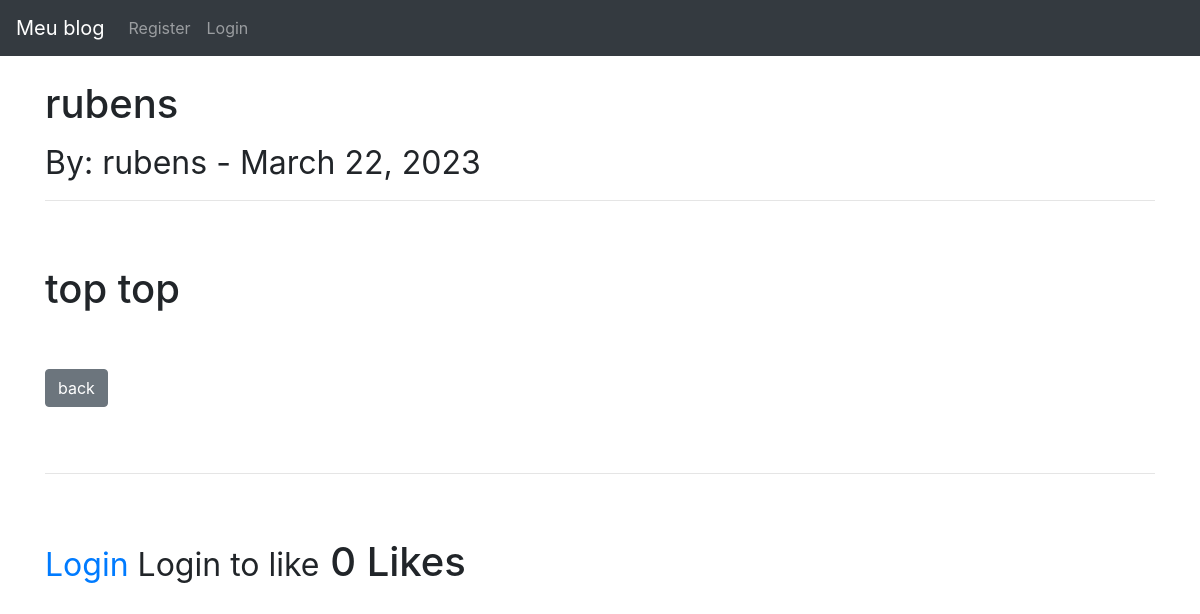
Page /detalhes/1 on the committed database.
### postagem/models.py (models this page shows, shortened)
class Post(models.Model):
    title = models.CharField(max_length=255)
    title_tag = models.CharField(max_length=255)
    author = models.ForeignKey(User, on_delete=models.CASCADE)
    body = models.TextField()
    post_date = models.DateField(auto_now_add=True)
    category = models.CharField(max_length=255, default='coding')
    likes = models.ManyToManyField(User, related_name='blog_posts')
    def total_likes(self):
        return self.likes.count()

### postagem/views.py (the view)
# urls.py: path('detalhes/<int:pk>', DetalhesView.as_view(), name="detalhes"),
class DetalhesView(DetailView):
    model = Post
    template_name = 'detalhes.html'
    def get_context_data(self, *args, **kwargs):
        cat_menu = Category.objects.all()
        context = super(DetalhesView, self).get_context_data(*args, **kwargs)
        stuff = get_object_or_404(Post, id=self.kwargs['pk'])
        total_likes = stuff.total_likes()
        liked = False
        if stuff.likes.filter(id=self.request.user.id).exists():
            liked = True
        context["cat_menu"] = cat_menu
        context["total_likes"] = total_likes
        context["liked"] = liked
        return context

### postagem/templates/detalhes.html (shortened to what this page needs)
{% extends 'base.html' %}
{% block content %}
    <h1>{{ post.title}}<h1/>
    <small>By:
        {{ post.author}}
        {{ post.author.first_name}} -
        {{ post.post_date }}
    </small>
    <hr>
    <br/>
    {{ post.body|safe }}
    <br/><br/>
        <a href="{% url 'home' %}" class="btn btn-secondary"> back</a>
    <br/><br/>
    <hr>
    <br/>
    <form action="{% url 'like_post' post.pk %}" method="POST">
    {% if user.is_authenticated %}
        {% if liked %}
            <button type="submit", name="post_id", value="{{ post.id }}", class="btn btn-danger btn-sm">Unlike</button>
        {% else %}
            <button type="submit", name="post_id", value="{{ post.id }}", class="btn btn-primary btn-sm">Like</button> -
        {% endif %}
    {% else %}
        <small><a href="{% url 'login' %}">Login</a> Login to like</small>
    {% endif %}
        {{ total_likes }} Likes
    </form>
{% endblock %}

### rows in the picture
Post: title "rubens", author "rubens", post_date "March 22, 2023", body "top top"

### other values in the picture
{{ total_likes }} "0"
